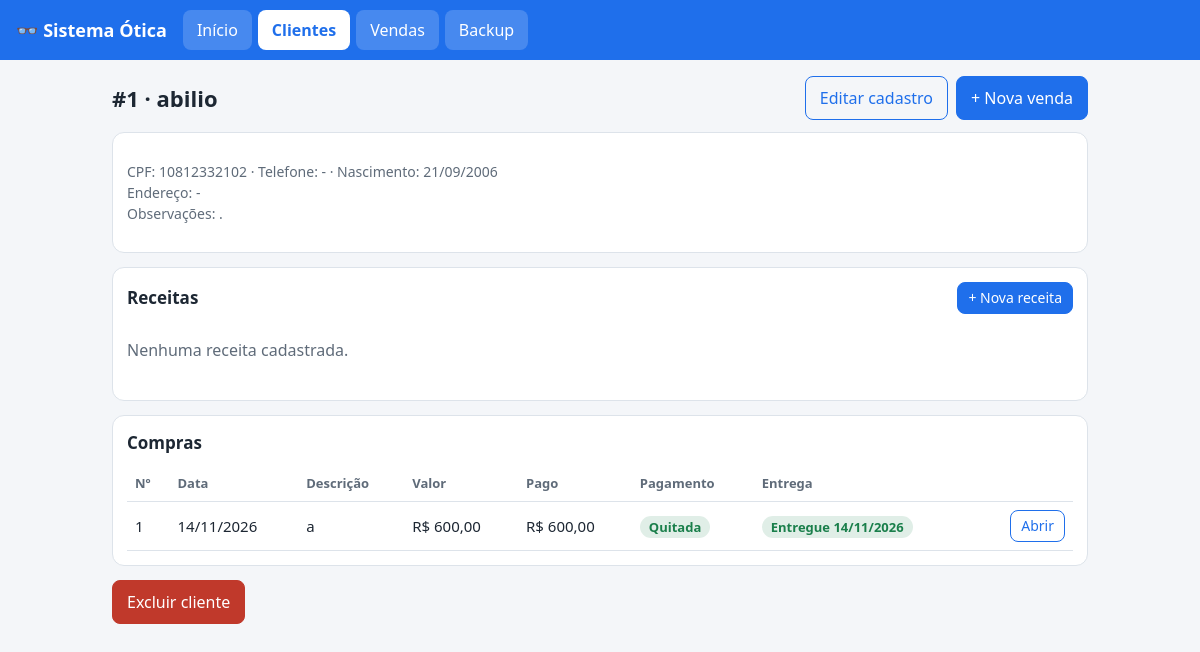
Screenshot of /clientes/1 with the database file from the repository.
### modelos.py (models this page shows, shortened)
class Base(DeclarativeBase):
    pass

class Cliente(Base):
    __tablename__ = "clientes"
    id: Mapped[int] = mapped_column(primary_key=True)
    nome: Mapped[str] = mapped_column(String(120))
    cpf: Mapped[Optional[str]] = mapped_column(String(11), unique=True)
    telefone: Mapped[str] = mapped_column(String(30), default="")
    nascimento: Mapped[Optional[date]]
    endereco: Mapped[str] = mapped_column(String(200), default="")
    obs: Mapped[str] = mapped_column(Text, default="")
    criado_em: Mapped[date] = mapped_column(default=util.hoje)
    receitas: Mapped[list["Receita"]] = relationship(
        back_populates="cliente", cascade="all, delete-orphan",
        order_by="Receita.data.desc(), Receita.id.desc()")
    vendas: Mapped[list["Venda"]] = relationship(
        back_populates="cliente", cascade="all, delete-orphan",
        order_by="Venda.data.desc(), Venda.id.desc()")

class Venda(Base):
    __tablename__ = "vendas"
    id: Mapped[int] = mapped_column(primary_key=True)
    cliente_id: Mapped[int] = mapped_column(ForeignKey("clientes.id", ondelete="CASCADE"), index=True)
    descricao: Mapped[str] = mapped_column(String(200))
    valor: Mapped[int] = mapped_column(BigInteger)          # centavos
    data: Mapped[date] = mapped_column(default=util.hoje)
    entrega_prevista: Mapped[Optional[date]]
    entregue_em: Mapped[Optional[date]]
    cliente: Mapped[Cliente] = relationship(back_populates="vendas")
    pagamentos: Mapped[list["Pagamento"]] = relationship(
        back_populates="venda", cascade="all, delete-orphan",
        order_by="Pagamento.data, Pagamento.id")
    @property
    def pago(self):
        return sum(p.valor for p in self.pagamentos)
    @property
    def saldo(self):
        return max(0, self.valor - self.pago)
    @property
    def quitada(self):
        return self.saldo == 0

class Pagamento(Base):
    __tablename__ = "pagamentos"
    id: Mapped[int] = mapped_column(primary_key=True)
    venda_id: Mapped[int] = mapped_column(ForeignKey("vendas.id", ondelete="CASCADE"), index=True)
    valor: Mapped[int] = mapped_column(BigInteger)          # centavos
    forma: Mapped[str] = mapped_column(String(30), default="Pix")
    data: Mapped[date] = mapped_column(default=util.hoje)
    venda: Mapped[Venda] = relationship(back_populates="pagamentos")

### rotas/clientes.py (the view)
@bp.get("/clientes/<int:id>")
def ver(id):
    return render_template("cliente_ver.html", c=_cliente(id))

### banco.py (called while the page is built, shortened)
def backup_diario(manter=30):
    global _dia_do_backup
    if not SQLITE or _dia_do_backup == util.hoje():
        return

### rotas/clientes.py (called while the page is built)
def _cliente(id) -> Cliente:
    c = S.get(Cliente, id)
    if not c:
        abort(404)
    return c

### seguranca.py (called while the page is built)
def senha() -> str:
    return os.getenv("OTICA_SENHA", "")

def token() -> str:
    if "csrf" not in session:
        session["csrf"] = secrets.token_hex(16)
    return session["csrf"]

def _verificar():
    if request.method == "POST":
        enviado = request.form.get("csrf", "")
        if not hmac.compare_digest(session.get("csrf", ""), enviado):
            abort(400, "A página ficou aberta por muito tempo. Volte, recarregue e tente de novo.")
    if senha() and not session.get("logado") and request.endpoint not in LIVRES:
        return redirect(url_for("sistema.login", prox=request.path))

def iniciar(app):
    app.secret_key = _chave_secreta()
    app.config.update(
        SESSION_COOKIE_HTTPONLY=True,
        SESSION_COOKIE_SAMESITE="Lax",
        SESSION_COOKIE_SECURE=os.getenv("COOKIE_SEGURO") == "1",
        PERMANENT_SESSION_LIFETIME=timedelta(hours=12),
    )
    app.jinja_env.globals["csrf_token"] = token
    app.jinja_env.globals["com_senha"] = lambda: bool(senha())
    app.before_request(_verificar)

### util.py (called while the page is built)
def hoje() -> date:
    try:
        return datetime.now(ZoneInfo(os.getenv("FUSO", "America/Sao_Paulo"))).date()
    except Exception:
        return date.today()

def so_digitos(texto) -> str:
    return re.sub(r"\D", "", str(texto or ""))

def brl(centavos) -> str:
    c = int(centavos or 0)
    reais = f"{abs(c) // 100:,}".replace(",", ".")
    return f"{'-' if c < 0 else ''}R$ {reais},{abs(c) % 100:02d}"

def dbr(d) -> str:
    return d.strftime("%d/%m/%Y") if d else ""

def whatsapp(telefone, mensagem="") -> str | None:
    d = so_digitos(telefone)
    if len(d) in (10, 11):
        d = "55" + d
    if not (len(d) in (12, 13) and d.startswith("55")):
        return None
    return f"https://wa.me/{d}" + (f"?text={quote(mensagem)}" if mensagem else "")

### templates/cliente_ver.html (shortened to what this page needs)
{% extends 'base.html' %}
{% from '_macros.html' import csrf, excluir, status_venda, entrega %}
{% block conteudo %}
<div class="topo"><h1>#{{ c.id }} · {{ c.nome }}</h1>
  <div class="acoes" style="margin:0">
    <a class="btn sec" href="{{ url_for('clientes.editar', id=c.id) }}">Editar cadastro</a>
    <a class="btn" href="{{ url_for('vendas.nova', cliente_id=c.id) }}">+ Nova venda</a>
  </div></div>
<div class="card">
  <p class="mut">CPF: {{ c.cpf or '-' }} · Telefone: {{ c.telefone or '-' }}
    {% set wa = whatsapp(c.telefone) %}{% if wa %}(<a href="{{ wa }}" target="_blank" rel="noopener">WhatsApp</a>){% endif %}
    · Nascimento: {{ c.nascimento|dbr or '-' }}<br>Endereço: {{ c.endereco or '-' }}<br>Observações: {{ c.obs or '-' }}</p>
</div>
<div class="card">
  <div class="topo"><h2 style="margin:0">Receitas</h2><a class="btn sm" href="{{ url_for('clientes.receita_nova', id=c.id) }}">+ Nova receita</a></div>
  {% for r in c.receitas %}
  <div style="margin-bottom:14px">
    <strong>{{ r.data|dbr }}</strong>{% if loop.first %} <span class="tag ok">mais recente</span>{% endif %}
    {% if r.obs %}<span class="mut"> · {{ r.obs }}</span>{% endif %}
    <div class="tw"><table class="rx">
      <tr><th></th><th>Esférico</th><th>Cilíndrico</th><th>Eixo</th><th>Adição</th><th>DNP</th></tr>
      <tr><th>OD</th><td>{{ r.od_esf or '-' }}</td><td>{{ r.od_cil or '-' }}</td><td>{{ r.od_eixo or '-' }}</td><td>{{ r.od_add or '-' }}</td><td>{{ r.od_dnp or '-' }}</td></tr>
      <tr><th>OE</th><td>{{ r.oe_esf or '-' }}</td><td>{{ r.oe_cil or '-' }}</td><td>{{ r.oe_eixo or '-' }}</td><td>{{ r.oe_add or '-' }}</td><td>{{ r.oe_dnp or '-' }}</td></tr>
    </table></div>
    <div class="acoes" style="margin-top:6px"><a class="btn sm sec" href="{{ url_for('clientes.receita_editar', id=r.id) }}">Editar</a>
      {{ excluir(url_for('clientes.receita_excluir', id=r.id), 'Excluir esta receita?', 'Excluir', 'btn sm bad') }}</div>
  </div>
  {% else %}<p class="vazio">Nenhuma receita cadastrada.</p>{% endfor %}
</div>
<div class="card">
  <h2>Compras</h2>
  {% if c.vendas %}<div class="tw"><table>
    <tr><th>Nº</th><th>Data</th><th>Descrição</th><th>Valor</th><th>Pago</th><th>Pagamento</th><th>Entrega</th><th></th></tr>
    {% for v in c.vendas %}<tr><td>{{ v.id }}</td><td>{{ v.data|dbr }}</td><td>{{ v.descricao }}</td><td>{{ v.valor|brl }}</td><td>{{ v.pago|brl }}</td>
      <td>{{ status_venda(v) }}</td><td>{{ entrega(v) }}</td>
      <td class="ac"><a class="btn sm sec" href="{{ url_for('vendas.ver', id=v.id) }}">Abrir</a></td></tr>{% endfor %}
  </table></div>{% else %}<p class="vazio">Sem compras.</p>{% endif %}
</div>
<div class="acoes">{{ excluir(url_for('clientes.excluir', id=c.id), 'Excluir este cliente, as receitas e ' ~ c.vendas|length ~ ' venda(s)? Isso não pode ser desfeito.', 'Excluir cliente') }}</div>
{% endblock %}

### templates/base.html (shortened to what this page needs)
<!doctype html>
<html lang="pt-BR">
<head>
<link rel="stylesheet" href="{{ url_for('static', filename='estilo.css') }}">
</head>
<body>
{% from '_macros.html' import csrf %}
<header>
  <strong>👓 Sistema Ótica</strong>
  {% if request.endpoint != 'sistema.login' %}
  <nav aria-label="Seções">
    <a href="{{ url_for('sistema.inicio') }}" class="{{ 'on' if request.endpoint == 'sistema.inicio' }}">Início</a>
    <a href="{{ url_for('clientes.lista') }}" class="{{ 'on' if request.blueprint == 'clientes' }}">Clientes</a>
    <a href="{{ url_for('vendas.lista') }}" class="{{ 'on' if request.blueprint == 'vendas' }}">Vendas</a>
    <a href="{{ url_for('sistema.backup') }}" class="{{ 'on' if request.endpoint and request.endpoint.startswith('sistema.backup') }}">Backup</a>
  </nav>
  {% endif %}
</header>
<main>{% block conteudo %}{% endblock %}</main>
</body>
</html>

### templates/_macros.html (shortened to what this page needs)
{% macro excluir(url, aviso, rotulo="Excluir", classe="btn bad") %}
<form method="post" action="{{ url }}" onsubmit="return confirm('{{ aviso }}')">{{ csrf() }}<button class="{{ classe }}">{{ rotulo }}</button></form>
{% endmacro %}
{% macro status_venda(v) %}{% if v.quitada %}<span class="tag ok">Quitada</span>{% else %}<span class="tag ab">Em aberto {{ v.saldo|brl }}</span>{% endif %}{% endmacro %}
{% macro entrega(v) %}{% if v.entregue_em %}<span class="tag ok">Entregue {{ v.entregue_em|dbr }}</span>
{% elif v.atrasada %}<span class="tag ab">Atrasada ({{ v.entrega_prevista|dbr }})</span>
{% elif v.entrega_prevista %}<span class="tag av">Prevista {{ v.entrega_prevista|dbr }}</span>
{% else %}<span class="tag av">Sem previsão</span>{% endif %}{% endmacro %}

### static/estilo.css (style rules this page uses)
:root { --bg:#f4f6f9;--card:#fff;--tx:#1d2733;--mut:#5f6b79;--pri:#1f6feb;--on-pri:#fff;--bd:#dde3ea;--ok:#1a7f4b;--bad:#c0392b;--warn:#b86e00 }
* { box-sizing:border-box }
body { margin:0;font:16px/1.5 system-ui,"Segoe UI",Arial,sans-serif;background:var(--bg);color:var(--tx) }
a { color:var(--pri) }
header { background:var(--pri);color:var(--on-pri);padding:10px 16px;display:flex;align-items:center;gap:16px;flex-wrap:wrap }
header strong { font-size:18px }
nav { display:flex;gap:6px;flex-wrap:wrap;flex:1 }
nav a { color:var(--on-pri);text-decoration:none;padding:8px 14px;border-radius:8px;background:rgba(255,255,255,.18) }
nav a.on { background:var(--card);color:var(--pri);font-weight:600 }
main { max-width:1000px;margin:16px auto;padding:0 12px }
h1 { font-size:22px;margin:0 0 12px }
h2 { font-size:17px;margin:0 0 10px }
.card { background:var(--card);border:1px solid var(--bd);border-radius:12px;padding:14px;margin-bottom:14px }
.stat span,.mut { color:var(--mut);font-size:14px }
.topo { display:flex;justify-content:space-between;align-items:center;gap:10px;flex-wrap:wrap;margin-bottom:12px }
.topo h1 { margin:0 }
.btn { display:inline-block;background:var(--pri);color:var(--on-pri);border:1px solid var(--pri);padding:9px 14px;border-radius:8px;cursor:pointer;font:inherit;text-decoration:none;min-height:40px }
.btn.sec { background:transparent;color:var(--pri) }
.btn.bad { background:var(--bad);border-color:var(--bad);color:#fff }
.btn.sm { padding:4px 10px;min-height:32px;font-size:14px }
.acoes { display:flex;gap:8px;flex-wrap:wrap;align-items:center;margin-top:14px }
.acoes form { margin:0 }
.tw { overflow-x:auto }
table { width:100%;border-collapse:collapse;font-size:15px }
th,td { text-align:left;padding:8px;border-bottom:1px solid var(--bd);white-space:nowrap;vertical-align:middle }
th { color:var(--mut);font-weight:600;font-size:13px }
td.ac { text-align:right }
.tag { padding:2px 9px;border-radius:99px;font-size:13px;font-weight:600;white-space:nowrap }
.tag.ok { background:#1a7f4b22;color:var(--ok) }
.vazio { color:var(--mut);padding:8px 0 }

### rows the page displays
Cliente: id "1", nome "abilio", cpf "10812332102", telefone "-", nascimento|dbr "21/09/2006", endereco "-", obs "."
Venda: id "1", data|dbr "14/11/2026", descricao "a", valor|brl "R$ 600,00", pago|brl "R$ 600,00", shows "Quitada", entregue_em|dbr "14/11/2026"

### other values shown
{{ rotulo }} "Excluir cliente"
